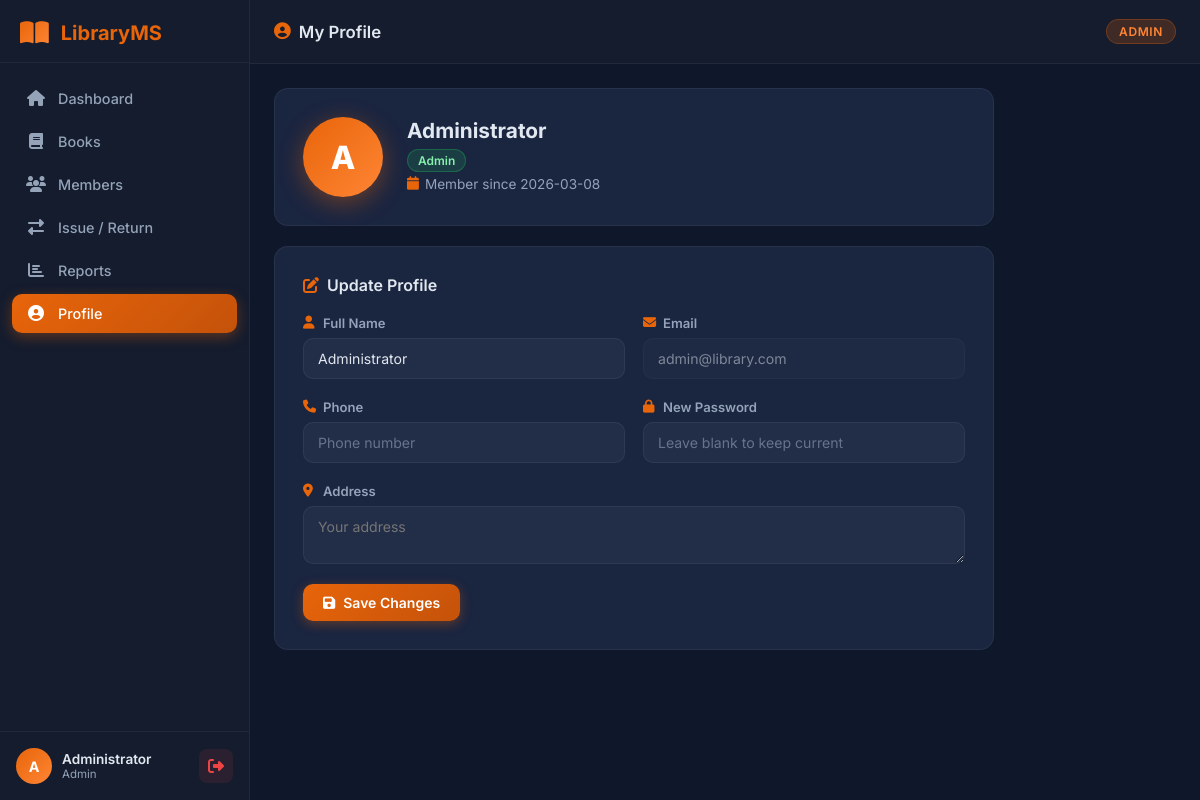
The page /profile (signed in) on the database as committed earlier.
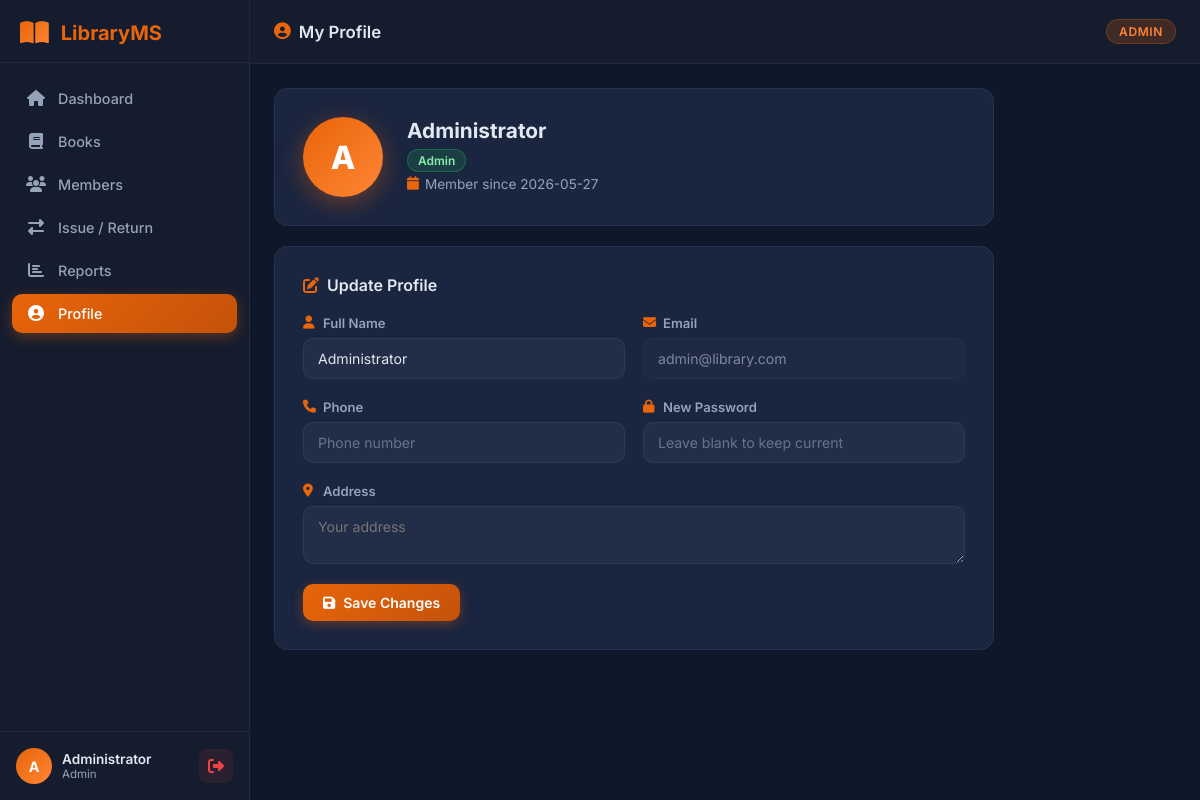
The same page on the database as committed later.
### tables this page shows
CREATE TABLE users (
            id INTEGER PRIMARY KEY AUTOINCREMENT,
            name TEXT NOT NULL,
            email TEXT UNIQUE NOT NULL,
            password TEXT NOT NULL,
            role TEXT DEFAULT 'member',
            phone TEXT,
            address TEXT,
            membership_date TEXT DEFAULT CURRENT_DATE,
            is_active INTEGER DEFAULT 1
        );

### app.py (the view, shortened to what this page needs)
@app.route('/profile', methods=['GET', 'POST'])
@login_required
def profile():
    conn = get_db()
    user = conn.execute('SELECT * FROM users WHERE id = ?', (session['user_id'],)).fetchone()
    conn.close()
    return render_template('profile.html', user=user)

### app.py (called while the page is built)
def get_db():
    conn = sqlite3.connect(DATABASE)
    conn.row_factory = sqlite3.Row
    return conn

def login_required(f):
    @wraps(f)
    def decorated(*args, **kwargs):
        if 'user_id' not in session:
            flash('Please login to continue.', 'warning')
            return redirect(url_for('login'))
        return f(*args, **kwargs)
    return decorated

### templates/profile.html (shortened to what this page needs)
{% extends 'base.html' %}
{% block page_title %}<i class="fas fa-user-circle"></i> My Profile{% endblock %}
{% block content %}
<div class="profile-page">
    <div class="profile-header-card">
        <div class="profile-avatar-lg">{{ session.user_name[0].upper() }}</div>
        <div class="profile-meta">
            <h2>{{ user.name }}</h2>
            <p><span class="badge badge-{{ 'success' if user.role == 'admin' else 'info' }}">{{ user.role | capitalize }}</span></p>
            <p><i class="fas fa-calendar"></i> Member since {{ user.membership_date }}</p>
        </div>
    </div>
    <div class="form-card">
        <h3 class="form-section-title"><i class="fas fa-edit"></i> Update Profile</h3>
        <form method="POST" class="lms-form">
            <div class="form-row">
                <div class="form-group">
                    <label><i class="fas fa-user"></i> Full Name</label>
                    <input type="text" name="name" value="{{ user.name }}" required>
                </div>
                <div class="form-group">
                    <label><i class="fas fa-envelope"></i> Email</label>
                    <input type="email" value="{{ user.email }}" disabled class="input-disabled">
                </div>
            </div>
            <div class="form-row">
                <div class="form-group">
                    <label><i class="fas fa-phone"></i> Phone</label>
                    <input type="tel" name="phone" value="{{ user.phone or '' }}" placeholder="Phone number">
                </div>
                <div class="form-group">
                    <label><i class="fas fa-lock"></i> New Password</label>
                    <input type="password" name="new_password" placeholder="Leave blank to keep current">
                </div>
            </div>
            <div class="form-group full-width">
                <label><i class="fas fa-map-marker-alt"></i> Address</label>
                <textarea name="address" rows="2" placeholder="Your address">{{ user.address or '' }}</textarea>
            </div>
            <div class="form-buttons">
                <button type="submit" class="btn-primary"><i class="fas fa-save"></i> Save Changes</button>
            </div>
        </form>
    </div>
</div>
{% endblock %}

### templates/base.html (shortened to what this page needs)
<!DOCTYPE html>
<html lang="en">
<head>
    <link rel="stylesheet" href="https://cdnjs.cloudflare.com/ajax/libs/font-awesome/6.5.0/css/all.min.css">
    <link rel="stylesheet" href="{{ url_for('static', filename='css/style.css') }}">
</head>
<body>
    {% if session.user_id %}
    <aside class="sidebar" id="sidebar">
        <div class="sidebar-header">
            <div class="logo">
                <i class="fas fa-book-open"></i>
                <span>LibraryMS</span>
            </div>
        </div>
        <nav class="sidebar-nav">
            <a href="{{ url_for('dashboard') }}" class="nav-item {% if request.endpoint == 'dashboard' %}active{% endif %}">
                <i class="fas fa-home"></i><span>Dashboard</span>
            </a>
            <a href="{{ url_for('books') }}" class="nav-item {% if 'book' in request.endpoint %}active{% endif %}">
                <i class="fas fa-book"></i><span>Books</span>
            </a>
            {% if session.role == 'admin' %}
            <a href="{{ url_for('members') }}" class="nav-item {% if 'member' in request.endpoint %}active{% endif %}">
                <i class="fas fa-users"></i><span>Members</span>
            </a>
            {% endif %}
            <a href="{{ url_for('transactions') }}" class="nav-item {% if 'transaction' in request.endpoint %}active{% endif %}">
                <i class="fas fa-exchange-alt"></i><span>Issue / Return</span>
            </a>
            {% if session.role == 'admin' %}
            <a href="{{ url_for('reports') }}" class="nav-item {% if request.endpoint == 'reports' %}active{% endif %}">
                <i class="fas fa-chart-bar"></i><span>Reports</span>
            </a>
            {% endif %}
            <a href="{{ url_for('profile') }}" class="nav-item {% if request.endpoint == 'profile' %}active{% endif %}">
                <i class="fas fa-user-circle"></i><span>Profile</span>
            </a>
        </nav>
        <div class="sidebar-footer">
            <div class="user-info">
                <div class="user-avatar">{{ session.user_name[0].upper() }}</div>
                <div>
                    <div class="user-name">{{ session.user_name }}</div>
                    <div class="user-role">{{ session.role | capitalize }}</div>
                </div>
            </div>
            <a href="{{ url_for('logout') }}" class="logout-btn" title="Logout"><i class="fas fa-sign-out-alt"></i></a>
        </div>
    </aside>
    <main class="main-content">
        <header class="top-bar">
            <div class="page-title">{% block page_title %}{% endblock %}</div>
            <div class="top-bar-right">
                <div class="badge-role {{ session.role }}">{{ session.role | capitalize }}</div>
            </div>
        </header>
        <div class="content-area">
            {% block content %}{% endblock %}
        </div>
    </main>
    {% else %}
    {% block auth_content %}{% endblock %}
    {% endif %}
</body>
</html>

Rows that differ between the two databases and show on the page:
changed users "Administrator": membership_date "2026-03-08" → "2026-05-27"
